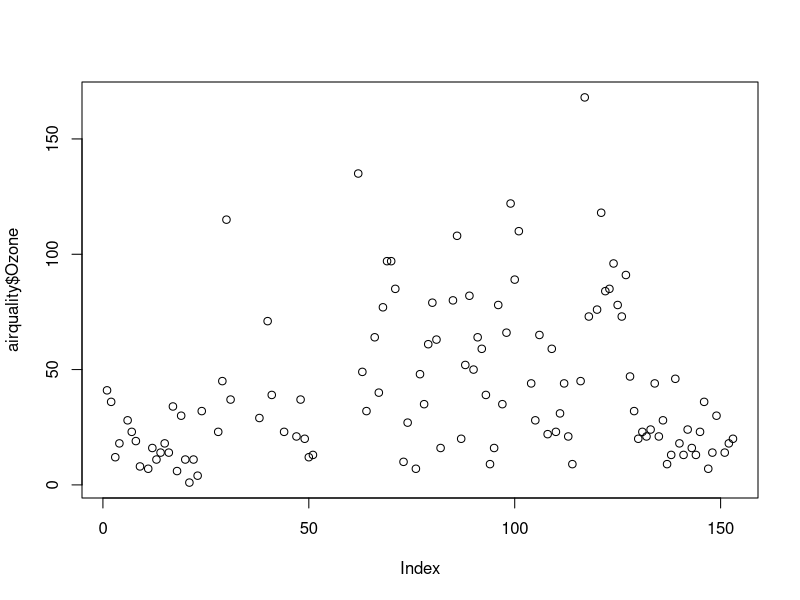
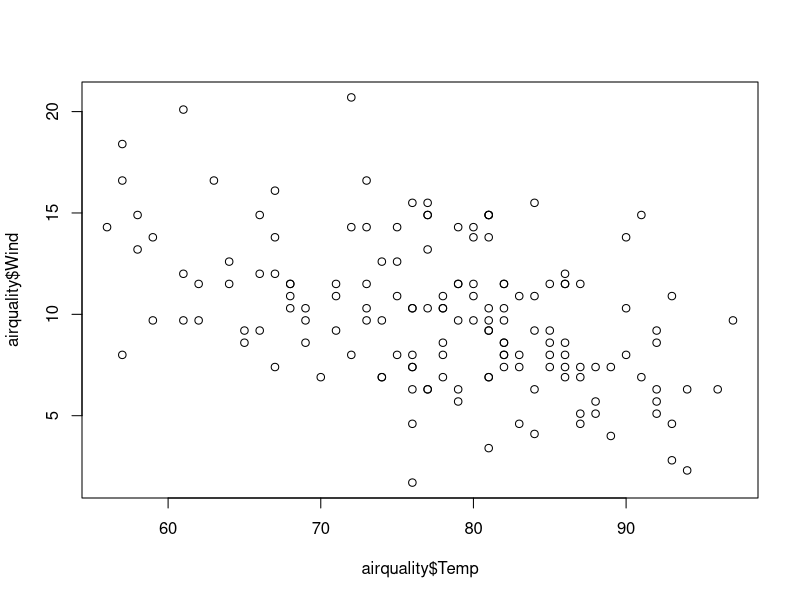
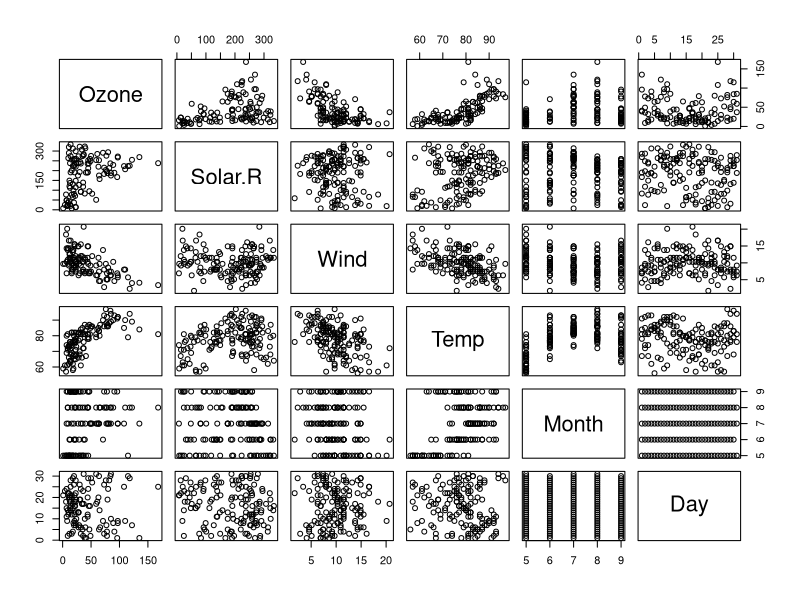
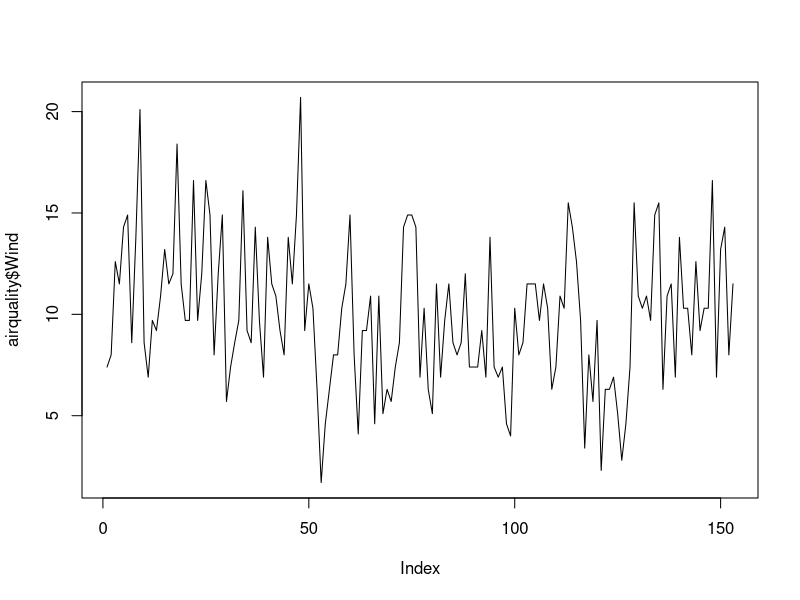
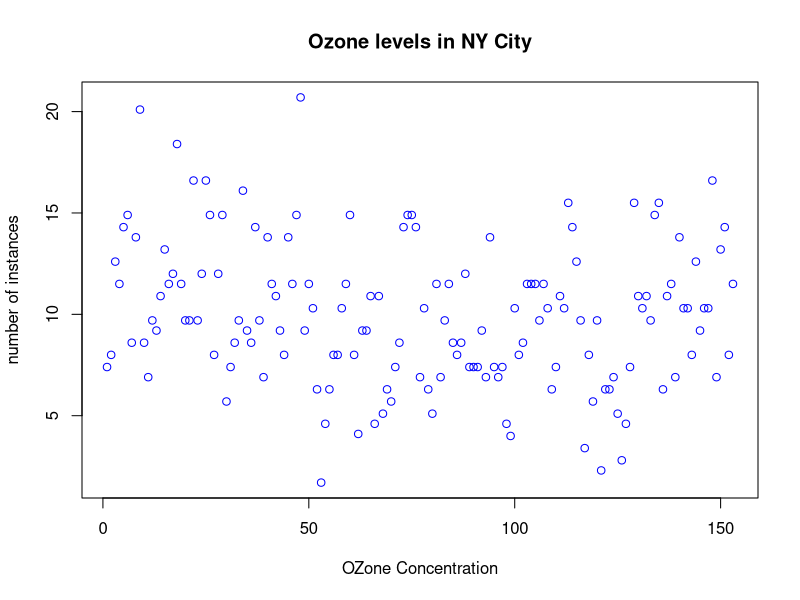
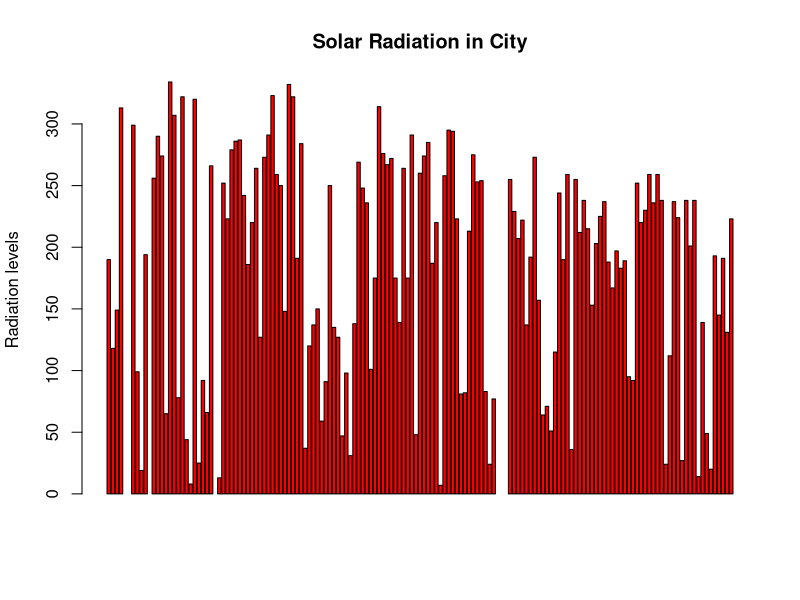
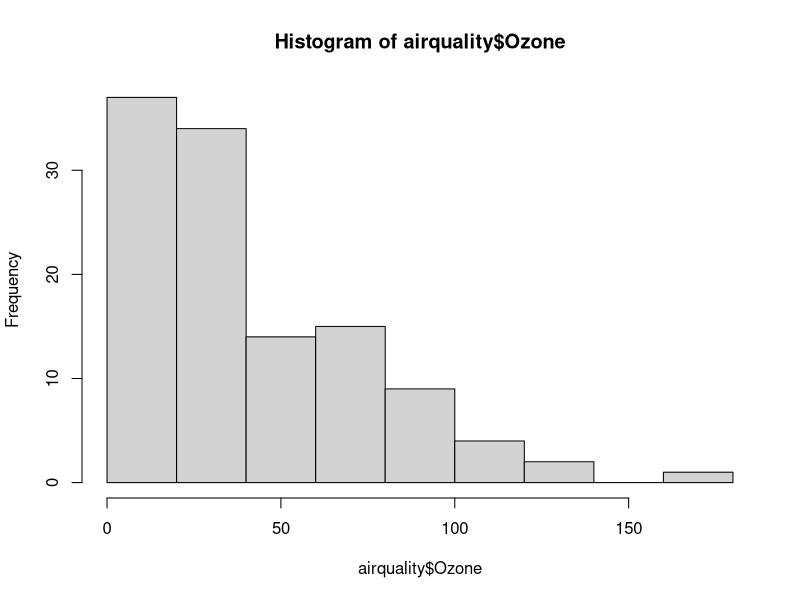
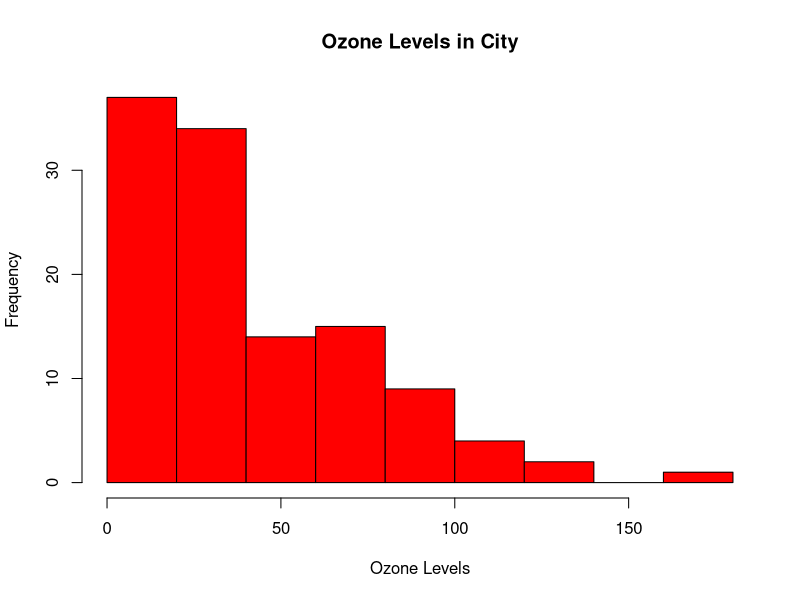

These figures' R source, in order:
#airquality = read.csv('path/airquality.csv',header=TRUE, sep=",")

airquality <- datasets::airquality

#top and bottom rows
head(airquality,10)
tail(airquality,10)

airquality[,c(1,2,3)]
df<-airquality[,-6]

head(df,10)

airquality$Ozone
airquality$Wind

#summary of data  - Mean, median, box plot details
summary(airquality$Ozone)
summary((airquality))

#################plotting the data################ 
plot(airquality$Ozone)
plot(airquality$Temp,airquality$Wind,type = "p")
plot(airquality)

plot(airquality$Wind, type = "l")
plot(airquality$Wind, xlab = "OZone Concentration", ylab = "number of instances", main = "Ozone levels in NY City", col = "blue", type = "p")


####Barplot####
barplot(airquality$Solar.R, ylab = "Radiation levels", main = "Solar Radiation in City", col = "red", horiz = F,axes = T)

##############Histogram##############
hist(airquality$Ozone)
hist(airquality$Ozone, main = "Ozone Levels in City", xlab = "Ozone Levels", col = "red")

#Single box plot
boxplot(airquality$Wind,main="Boxplot")
# Multiple box plots
boxplot(airquality[,1:4],main='Multiple')

#####################Whole view partition###############
#margin of the grid(mar), 
#no of rows and columns(mfrow), 
#whether a border is to be included(bty) 
#and position of the 
#labels(las: 1 for horizontal, las: 0 for vertical)
#bty - box around the plot

par(mfrow=c(3,3), mar=c(2,3,2,1),las=1, bty="o")
plot(airquality$Ozone)
plot(airquality$Ozone, airquality$Wind)
plot(airquality$Ozone, type= "l")
plot(airquality$Ozone, type= "p")
plot(airquality$Ozone, type= "p")
barplot(airquality$Ozone, main = 'Ozone Concenteration in air',
        xlab = 'ozone levels', col="blue",horiz = TRUE)
hist(airquality$Solar.R)
boxplot(airquality$Solar.R)
boxplot(airquality[,0:4], main='Multiple Box plots')
